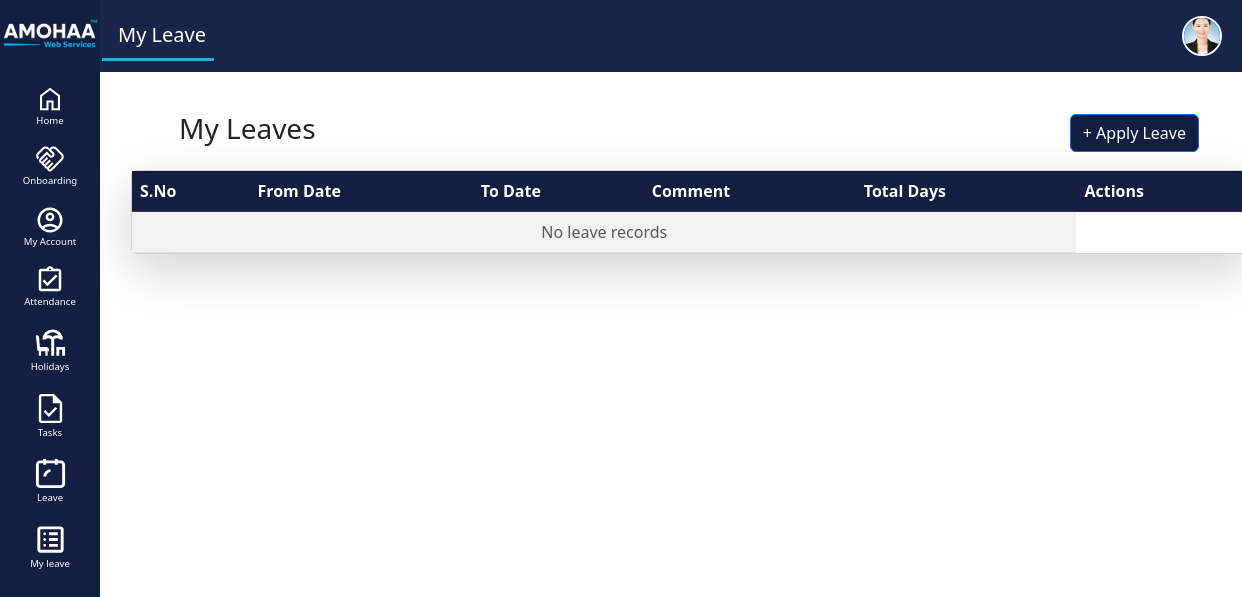
The page /main/leave-list/ (signed in) on the database as committed earlier.
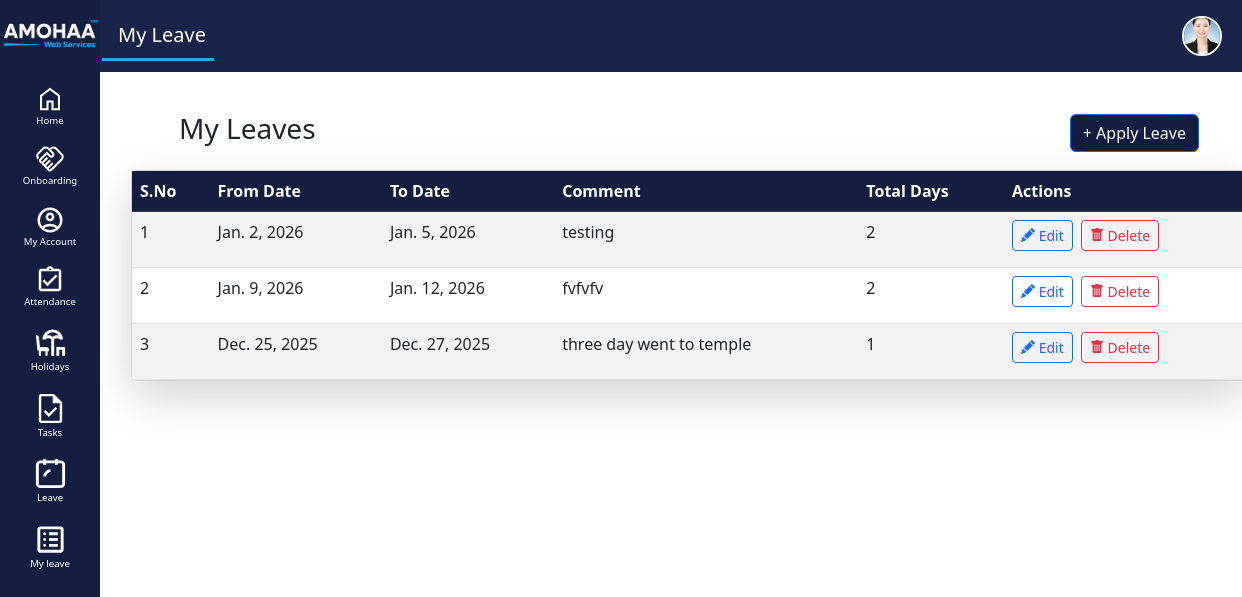
The same page on the database as committed later.
### employee_portal/models.py (models this page shows, shortened)
class Leave(models.Model):
    employee = models.ForeignKey("Employee", on_delete=models.CASCADE)
    employee_name = models.CharField(max_length=100)
    start_date = models.DateField()
    end_date = models.DateField()
    command = models.TextField(blank=True, null=True)
    total_days = models.PositiveIntegerField(default=0)
    created_at = models.DateTimeField(auto_now_add=True)

### employee_portal/views.py (the view)
# urls.py: path("leave-list/", views.leave_list, name="leave_list"),
@login_required
def leave_list(request):
    employee = Employee.objects.get(user=request.user)
    leaves = Leave.objects.filter(employee=employee)
    return render(request, "leave/leave_list.html", {"leaves": leaves})

### employee_portal/context_processors.py (called while the page is built)
def employee_context(request):
    if request.user.is_authenticated:
        emp = Employee.objects.filter(user=request.user).first()
        return {'emp': emp}
    return {}

### employee_portal/templates/leave/leave_list.html (shortened to what this page needs)
{% extends "employee_portal/base.html" %}
{% block content %}
<div class="container mt-5 pt-5" bg-light>
  <div class="d-flex justify-content-between align-items-center ms-5 ps-5 mb-3">
    <h3>My Leaves</h3>
    <a href="{% url 'add_leave' %}" class="btn btn-primary"style="background-color:#131e40; color:white;">
      + Apply Leave
    </a>
  </div>
    <div class="row ">
    <div class="col-xxl-12 col-lg-12 ms-xl-5 ms-lg-5 col-md-12 ">
  <div class="card shadow-lg ms-md-5 ms-lg-0 ms-xl-0">
    <div class="card-body p-0">
      <div class="table-responsive">
      <table class="table table-striped table-hover mb-0 ">
        <thead class="table-dark">
          <tr>
            <th class="ps-2" style="background-color:#131e40; color:white;">S.No</th>
            <th class="ps-2"style="background-color:#131e40; color:white;">From Date</th>
            <th class="ps-2"style="background-color:#131e40; color:white;">To Date</th>
            <th class="ps-2"style="background-color:#131e40; color:white;">Comment</th>
           <th class="ps-2"style="background-color:#131e40; color:white;">Total Days</th>
           <th class="ps-2"style="background-color:#131e40; color:white;">Actions</th>
          </tr>
        </thead>
        <tbody>
          {% for leave in leaves %}
          <tr>
            <td>{{ forloop.counter }}</td>
            <td>{{ leave.start_date }}</td>
            <td>{{ leave.end_date }}</td>
            <td>{{ leave.command|default:"-" }}</td>
            <td>{{ leave.total_days }}</td>
   <td>
  <a href="{% url 'edit_leave' leave.id %}" class="btn btn-sm btn-outline-primary me-1 mb-2">
    <i class="bi bi-pencil-fill"></i> Edit
  </a>
  <a href="{% url 'delete_leave' leave.id %}"
     onclick="return confirm('Are you sure you want to delete this leave?');"
     class="btn btn-sm btn-outline-danger mb-2">
    <i class="bi bi-trash-fill"></i> Delete
  </a>
</td>
          </tr>
          {% empty %}
          <tr>
            <td colspan="5" class="text-center text-muted">
              No leave records
            </td>
          </tr>
          {% endfor %}
        </tbody>
      </table>
    </div>
    </div>
  </div>
</div>
{% endblock %}

Rows that differ between the two databases and show on the page:
added Leave: start_date "Jan. 2, 2026", end_date "Jan. 5, 2026", command "testing", total_days "2"
added Leave: start_date "Jan. 9, 2026", end_date "Jan. 12, 2026", command "fvfvfv", total_days "2"
added Leave: start_date "Dec. 25, 2025", end_date "Dec. 27, 2025", command "three day went to temple", total_days "1"
Other text that changed with them:
text no longer shown: "No leave records"
